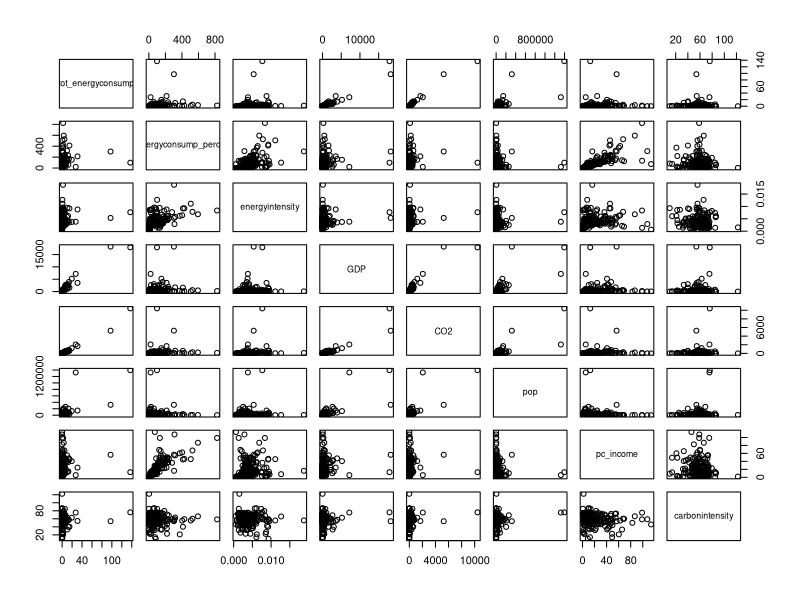
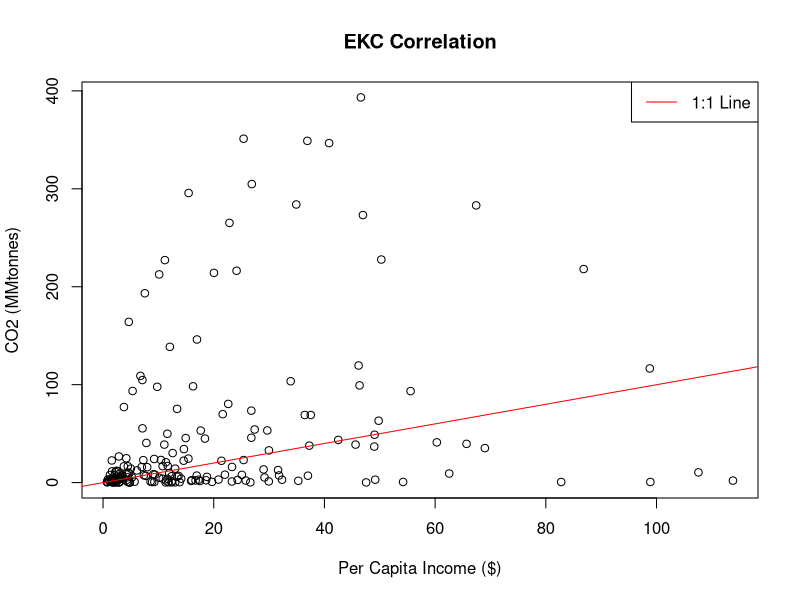
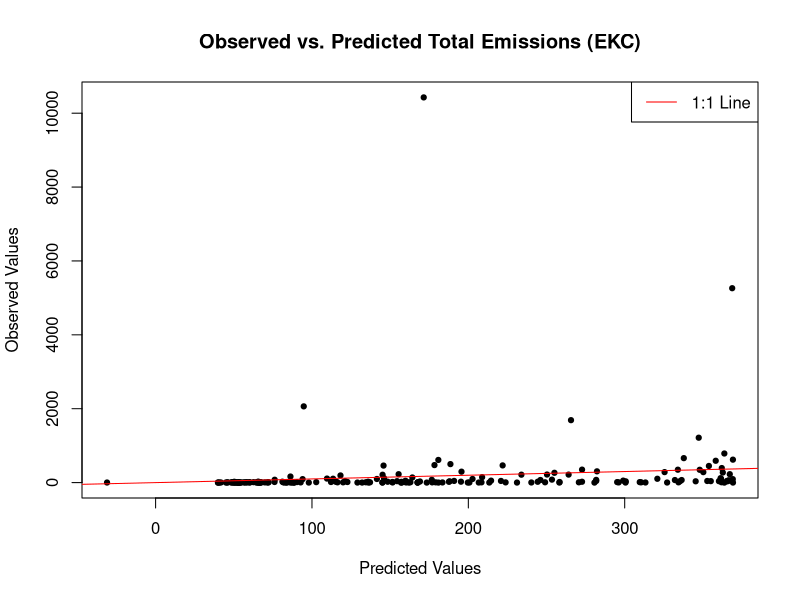
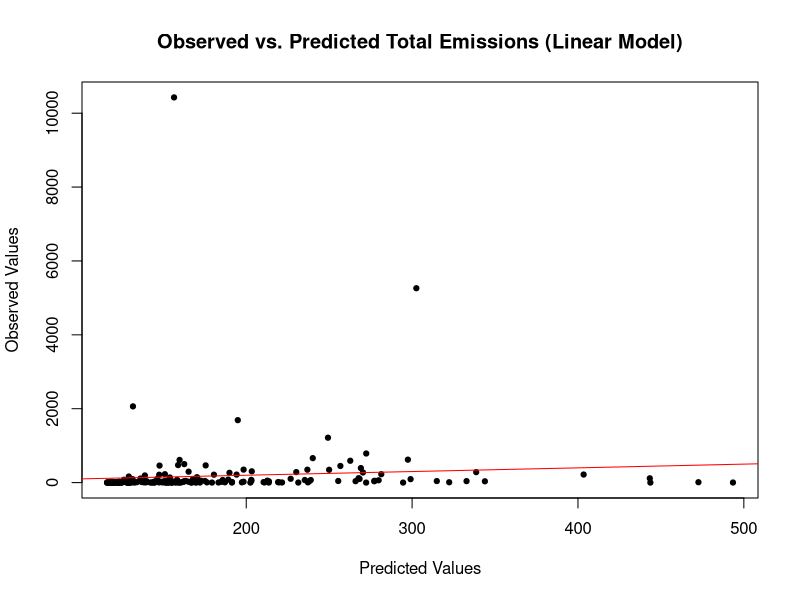
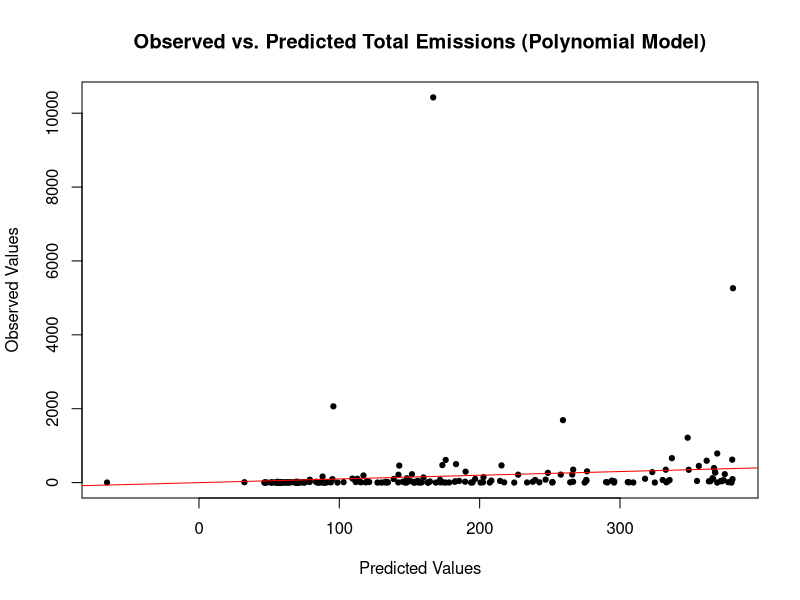
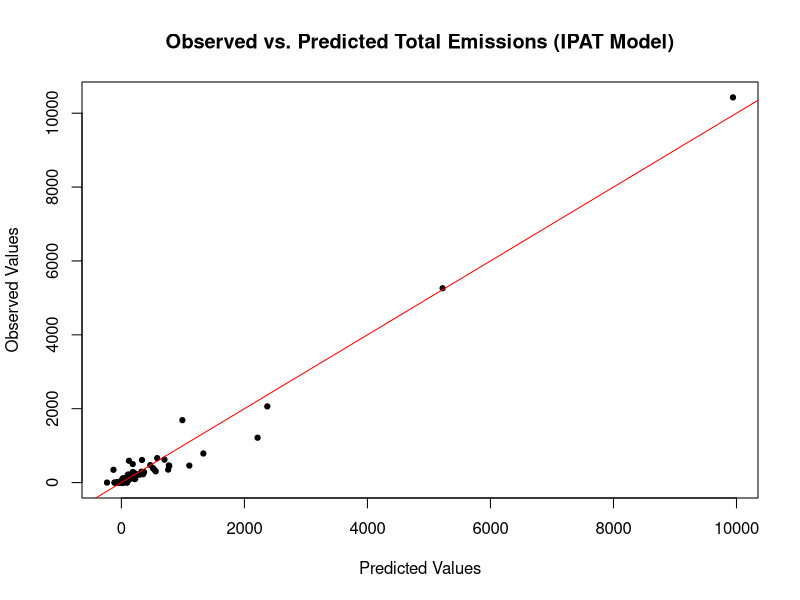
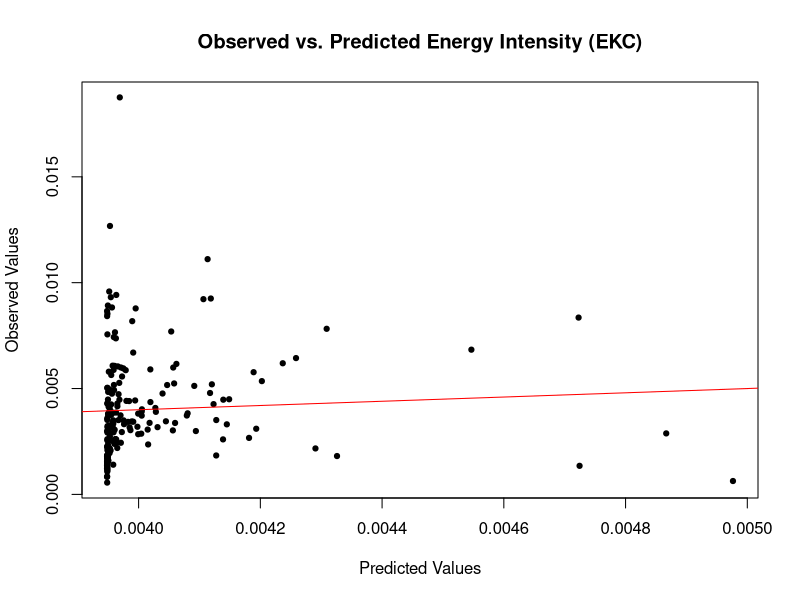
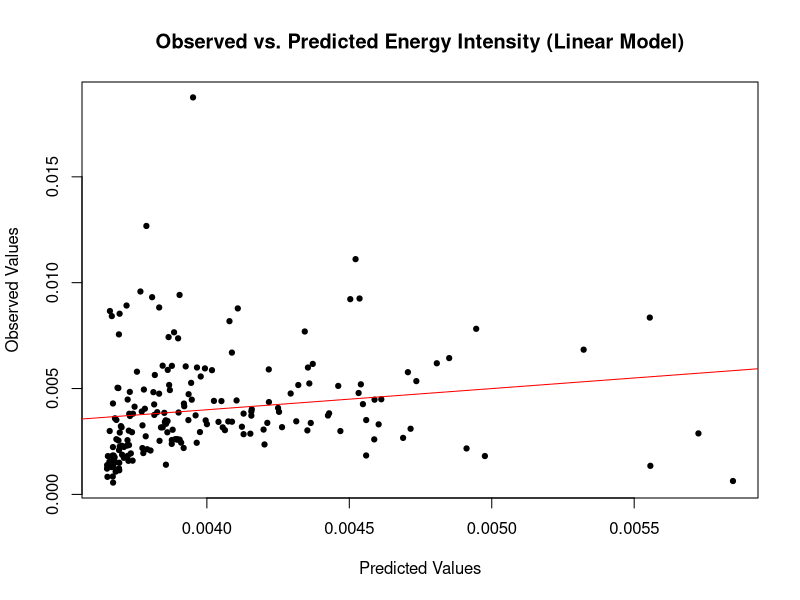

Reproduce these figures in R, in order.
## ---- chunk 1
knitr::opts_chunk$set(echo = TRUE)
## ---- chunk 2
install.packages("readxl", repos = "http://cran.us.r-project.org")
install.packages("plotrix", repos = "http://cran.us.r-project.org")
library("readxl")
library(plotrix)
## ---- chunk 3
# Read in the files
data_tot_energyconsump <- read_excel("exam2data_fall22.xlsx", sheet = "total energy consumption", na = "--")
data_energyconsump_percap <- read_excel("exam2data_fall22.xlsx", sheet = "energy consumption per capita", na = "--")
data_energyintensity <- read_excel("exam2data_fall22.xlsx", sheet = "Energy$(Energy intensity)", na = "--")
data_GDP <- read_excel("exam2data_fall22.xlsx", sheet = "GDP", na = "--")
data_CO2 <- read_excel("exam2data_fall22.xlsx", sheet = "CO2emissions", na = "--")
data_pop <- read_excel("exam2data_fall22.xlsx", sheet = "population", na = "--")
## ---- chunk 4
# Select 2015 from each sheet and add to a new data frame
data = data.frame(matrix(nrow=231,ncol=0))
data$tot_energyconsump = data_tot_energyconsump$"2015"
data$energyconsump_percap = data_energyconsump_percap$"2015"
data$energyintensity = data_energyintensity$"2015"
data$GDP = data_GDP$"2015"
data$CO2 = data_CO2$"2015"
data$pop = data_pop$"2015"

# Set Row Names
row.names(data) <- data_pop$...2

# Remove World row
data = data[-1, ]

# Replace more NAs
data[data == 0] <- NA
data[data == "NA"] <- NA

# Create a Row Names vector

RowNames = row.names(data)

# Make sure values are numeric
data$energyconsump_percap = as.numeric(data$energyconsump_percap)
data$energyintensity = as.numeric(data$energyintensity)
data$GDP = as.numeric(data$GDP)
data$pop = as.numeric(data$pop)
## ---- chunk 5
# Per capita income (GDP/person)
# Multiply GDP by 1B as it's given in billions
# Multiply pop by 1M as it's given in millions
data$pc_income = (data$GDP * 1000000000) / (data$pop * 1000000)

# Energy Intensity (BTU/$ GDP)
# Divide by 1000 to remove 1000 BTU
data$energyintensity = data$energyintensity / 1000

# Carbon Intensity (CO2/BTU)
# Currently in units of MMtonnes CO2 / quad Btu
data$carbonintensity = data$CO2 / data$tot_energyconsump
## ---- chunk 6
# Create pairs plot and correlation values
pairs(data)
cor(data, use = "pairwise.complete.obs")
## ---- chunk 7
# EKC plot
row.names(data) <- 1:230
zoomed.data <- data[data$CO2 < 400,]
plot(zoomed.data$pc_income, zoomed.data$CO2, xlab = "Per Capita Income ($)", ylab = "CO2 (MMtonnes)", main = "EKC Correlation")
abline(a = 0, b = 1, col = "red")
legend("topright", legend = "1:1 Line", col = "red", lty = 1)

# Reset row names
row.names(data) <- RowNames

# Remove NAs
data = na.omit(data[])
## ---- chunk 8
# Model including only total emissions and per capita income (EKC)
# added in quadratic using https://www.spsanderson.com/steveondata/posts/2023-11-17/index.html
# add in quadratic by squaring the pc_income column
data$pc_income_sq = -(data$pc_income^2)

fit_totem_pcinc_EKC = lm(CO2 ~ pc_income + pc_income_sq, data)
summary(fit_totem_pcinc_EKC)
our_aic = AIC(fit_totem_pcinc_EKC)
print(our_aic)

plot(predict(fit_totem_pcinc_EKC),data$CO2, pch = 19, cex = 0.7, xlab = "Predicted Values", ylab = "Observed Values", main = "Observed vs. Predicted Total Emissions (EKC)")
abline(a = 0, b = 1, col = "red")
legend("topright", legend = "1:1 Line", col = "red", lty = 1)

# Linear Model
fit_totem_pcinc = lm(CO2 ~ pc_income, data)
summary(fit_totem_pcinc)
our_aic = AIC(fit_totem_pcinc)
print(our_aic)

plot(predict(fit_totem_pcinc),data$CO2, pch = 19, cex = 0.7, xlab = "Predicted Values", ylab = "Observed Values", main = "Observed vs. Predicted Total Emissions (Linear Model)")
abline(a = 0, b = 1, col = "red")

# Polynomial Model
fit_totem_poly = lm(CO2 ~ I(pc_income) + I(pc_income^2) + I(pc_income^3), data)
summary(fit_totem_poly)
our_aic = AIC(fit_totem_poly)
print(our_aic)

plot(predict(fit_totem_poly),data$CO2, pch = 19, cex = 0.7, xlab = "Predicted Values", ylab = "Observed Values", main = "Observed vs. Predicted Total Emissions (Polynomial Model)")
abline(a = 0, b = 1, col = "red")

# IPAT
fit_IPAT = lm(CO2 ~ pop * pc_income * carbonintensity, data)
summary(fit_IPAT)
our_aic = AIC(fit_IPAT)
print(our_aic)

plot(predict(fit_IPAT),data$CO2, pch = 19, cex = 0.7, xlab = "Predicted Values", ylab = "Observed Values", main = "Observed vs. Predicted Total Emissions (IPAT Model)")
abline(a = 0, b = 1, col = "red")

## ---- chunk 9
# Model including only total emissions and per capita income (EKC)
# added in quadratic using https://www.spsanderson.com/steveondata/posts/2023-11-17/index.html
fit_ei_pcinc_EKC = lm(energyintensity ~ pc_income_sq, data)
summary(fit_ei_pcinc_EKC)
our_aic = AIC(fit_ei_pcinc_EKC)
print(our_aic)

plot(predict(fit_ei_pcinc_EKC),data$energyintensity, pch = 19, cex = 0.7, xlab = "Predicted Values", ylab = "Observed Values", main = "Observed vs. Predicted Energy Intensity (EKC)")
abline(a = 0, b = 1, col = "red")

# Linear Model
fit_ei_pcinc = lm(energyintensity ~ pc_income, data)
summary(fit_ei_pcinc)
our_aic = AIC(fit_ei_pcinc)
print(our_aic)

plot(predict(fit_ei_pcinc),data$energyintensity, pch = 19, cex = 0.7, xlab = "Predicted Values", ylab = "Observed Values", main = "Observed vs. Predicted Energy Intensity (Linear Model)")
abline(a = 0, b = 1, col = "red")

# Polynomial Model
fit_ei_poly = lm(energyintensity ~ I(pc_income) + I(pc_income^2) + I(pc_income^3), data)
summary(fit_ei_poly)
our_aic = AIC(fit_ei_poly)
print(our_aic)

plot(predict(fit_ei_poly),data$energyintensity, pch = 19, cex = 0.7, xlab = "Predicted Values", ylab = "Observed Values", main = "Observed vs. Predicted Energy Intensity (Polynomial Model)")
abline(a = 0, b = 1, col = "red")
## ---- chunk 10
# Model including only total emissions and per capita income (EKC)
# added in quadratic using https://www.spsanderson.com/steveondata/posts/2023-11-17/index.html
fit_ci_pcinc_EKC = lm(carbonintensity ~ pc_income_sq, data)
summary(fit_ci_pcinc_EKC)
our_aic = AIC(fit_ci_pcinc_EKC)
print(our_aic)

plot(predict(fit_ci_pcinc_EKC),data$carbonintensity, pch = 19, cex = 0.7, xlab = "Predicted Values", ylab = "Observed Values", main = "Observed vs. Predicted Carbon Intensity (EKC)")
abline(a = 0, b = 1, col = "red")

# Linear Model
fit_ci_pcinc = lm(carbonintensity ~ pc_income, data)
summary(fit_ci_pcinc)
our_aic = AIC(fit_ci_pcinc)
print(our_aic)

plot(predict(fit_ci_pcinc),data$carbonintensity, pch = 19, cex = 0.7, xlab = "Predicted Values", ylab = "Observed Values", main = "Observed vs. Predicted Carbon Intensity (Linear Model)")
abline(a = 0, b = 1, col = "red")

# Polynomial Model
fit_ci_poly = lm(carbonintensity ~ I(pc_income) + I(pc_income^2) + I(pc_income^3), data)
summary(fit_ci_poly)
our_aic = AIC(fit_ci_poly)
print(our_aic)

plot(predict(fit_ci_poly),data$carbonintensity, pch = 19, cex = 0.7, xlab = "Predicted Values", ylab = "Observed Values", main = "Observed vs. Predicted Carbon Intensity (Polynomial Model)")
abline(a = 0, b = 1, col = "red")
